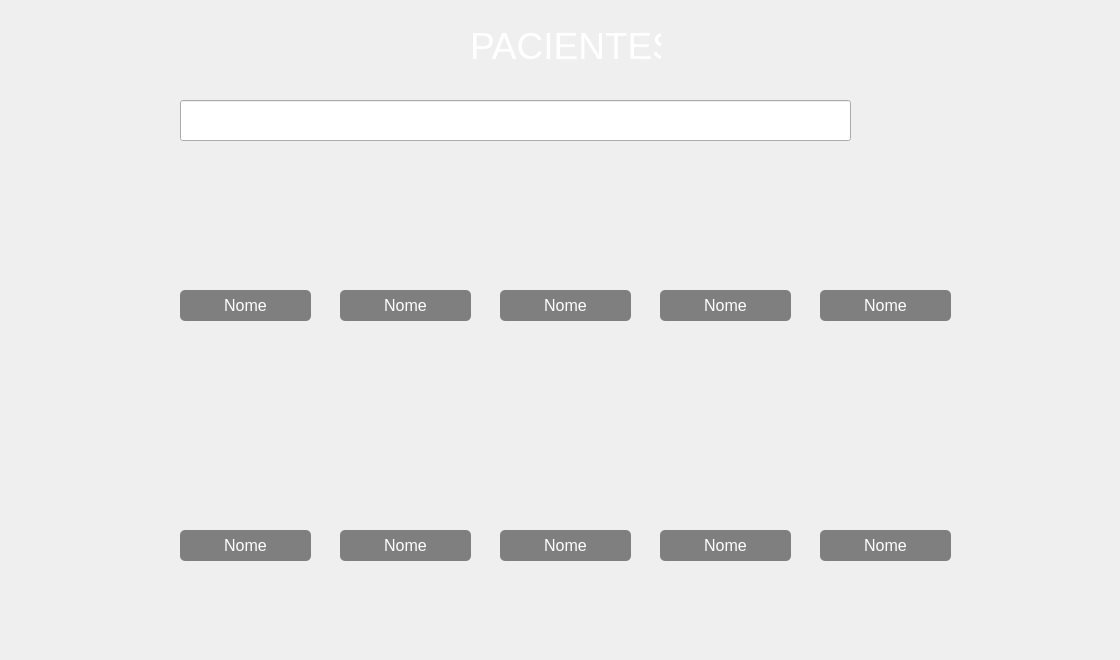
    <widget class="QWidget" name="pacientes">
     <widget class="QLabel" name="bgPaciente">
      <property name="geometry">
       <rect>
        <x>0</x>
        <y>0</y>
        <width>1111</width>
        <height>651</height>
       </rect>
      </property>
      <property name="font">
       <font>
        <pointsize>18</pointsize>
       </font>
      </property>
      <property name="styleSheet">
       <string notr="true"/>
      </property>
      <property name="text">
       <string/>
      </property>
      <property name="pixmap">
       <pixmap>imgs/bg.jpg</pixmap>
      </property>
      <property name="scaledContents">
       <bool>true</bool>
      </property>
     </widget>
     <widget class="QLineEdit" name="barraBusca">
      <property name="geometry">
       <rect>
        <x>180</x>
        <y>100</y>
        <width>671</width>
        <height>41</height>
       </rect>
      </property>
      <property name="font">
       <font>
        <pointsize>20</pointsize>
       </font>
      </property>
     </widget>
     <widget class="QLabel" name="lblBuscar">
      <property name="geometry">
       <rect>
        <x>850</x>
        <y>100</y>
        <width>51</width>
        <height>51</height>
       </rect>
      </property>
      <property name="cursor">
       <cursorShape>PointingHandCursor</cursorShape>
      </property>
      <property name="text">
       <string/>
      </property>
      <property name="pixmap">
       <pixmap>imgs/buscar.png</pixmap>
      </property>
      <property name="scaledContents">
       <bool>true</bool>
      </property>
     </widget>
     <widget class="QLabel" name="lblAdicionar">
      <property name="geometry">
       <rect>
        <x>900</x>
        <y>100</y>
        <width>51</width>
        <height>51</height>
       </rect>
      </property>
      <property name="cursor">
       <cursorShape>PointingHandCursor</cursorShape>
      </property>
      <property name="text">
       <string/>
      </property>
      <property name="pixmap">
       <pixmap>imgs/plus (1).png</pixmap>
      </property>
      <property name="scaledContents">
       <bool>true</bool>
      </property>
     </widget>
     <widget class="QLabel" name="label_5">
      <property name="geometry">
       <rect>
        <x>470</x>
        <y>20</y>
        <width>191</width>
        <height>51</height>
       </rect>
      </property>
      <property name="font">
       <font>
        <pointsize>28</pointsize>
       </font>
      </property>
      <property name="styleSheet">
       <string notr="true">color: rgb(255, 255, 255);</string>
      </property>
      <property name="text">
       <string>PACIENTES</string>
      </property>
     </widget>
     <widget class="QLabel" name="lblFotoPaciente">
      <property name="geometry">
       <rect>
        <x>180</x>
        <y>190</y>
        <width>131</width>
        <height>131</height>
       </rect>
      </property>
      <property name="text">
       <string/>
      </property>
      <property name="pixmap">
       <pixmap>imgs/paciente1-removebg-preview.png</pixmap>
      </property>
      <property name="scaledContents">
       <bool>true</bool>
      </property>
     </widget>
     <widget class="QLabel" name="lblEditar">
      <property name="geometry">
       <rect>
        <x>170</x>
        <y>320</y>
        <width>151</width>
        <height>41</height>
       </rect>
      </property>
      <property name="cursor">
       <cursorShape>PointingHandCursor</cursorShape>
      </property>
      <property name="text">
       <string/>
      </property>
      <property name="pixmap">
       <pixmap>imgs/btnEditar.png</pixmap>
      </property>
      <property name="scaledContents">
       <bool>true</bool>
      </property>
     </widget>
     <widget class="QLabel" name="lblExcluir">
      <property name="geometry">
       <rect>
        <x>170</x>
        <y>360</y>
        <width>151</width>
        <height>41</height>
       </rect>
      </property>
      <property name="cursor">
       <cursorShape>PointingHandCursor</cursorShape>
      </property>
      <property name="text">
       <string/>
      </property>
      <property name="pixmap">
       <pixmap>imgs/btnExcluir.png</pixmap>
      </property>
      <property name="scaledContents">
       <bool>true</bool>
      </property>
     </widget>
     <widget class="QLabel" name="lblEditar_2">
      <property name="geometry">
       <rect>
        <x>330</x>
        <y>320</y>
        <width>151</width>
        <height>41</height>
       </rect>
      </property>
      <property name="cursor">
       <cursorShape>PointingHandCursor</cursorShape>
      </property>
      <property name="text">
       <string/>
      </property>
      <property name="pixmap">
       <pixmap>imgs/btnEditar.png</pixmap>
      </property>
      <property name="scaledContents">
       <bool>true</bool>
      </property>
     </widget>
     <widget class="QLabel" name="lblExcluir_2">
      <property name="geometry">
       <rect>
        <x>330</x>
        <y>360</y>
        <width>151</width>
        <height>41</height>
       </rect>
      </property>
      <property name="cursor">
       <cursorShape>PointingHandCursor</cursorShape>
      </property>
      <property name="text">
       <string/>
      </property>
      <property name="pixmap">
       <pixmap>imgs/btnExcluir.png</pixmap>
      </property>
      <property name="scaledContents">
       <bool>true</bool>
      </property>
     </widget>
     <widget class="QLabel" name="lblFotoPaciente_2">
      <property name="geometry">
       <rect>
        <x>340</x>
        <y>190</y>
        <width>131</width>
        <height>131</height>
       </rect>
      </property>
      <property name="text">
       <string/>
      </property>
      <property name="pixmap">
       <pixmap>imgs/paciente1-removebg-preview.png</pixmap>
      </property>
      <property name="scaledContents">
       <bool>true</bool>
      </property>
     </widget>
     <widget class="QLabel" name="lblEditar_3">
      <property name="geometry">
       <rect>
        <x>490</x>
        <y>320</y>
        <width>151</width>
        <height>41</height>
       </rect>
      </property>
      <property name="cursor">
       <cursorShape>PointingHandCursor</cursorShape>
      </property>
      <property name="text">
       <string/>
      </property>
      <property name="pixmap">
       <pixmap>imgs/btnEditar.png</pixmap>
      </property>
      <property name="scaledContents">
       <bool>true</bool>
      </property>
     </widget>
     <widget class="QLabel" name="lblExcluir_3">
      <property name="geometry">
       <rect>
        <x>490</x>
        <y>360</y>
        <width>151</width>
        <height>41</height>
       </rect>
      </property>
      <property name="cursor">
       <cursorShape>PointingHandCursor</cursorShape>
      </property>
      <property name="text">
       <string/>
      </property>
      <property name="pixmap">
       <pixmap>imgs/btnExcluir.png</pixmap>
      </property>
      <property name="scaledContents">
       <bool>true</bool>
      </property>
     </widget>
     <widget class="QLabel" name="lblFotoPaciente_3">
      <property name="geometry">
       <rect>
        <x>500</x>
        <y>190</y>
        <width>131</width>
        <height>131</height>
       </rect>
      </property>
      <property name="text">
       <string/>
      </property>
      <property name="pixmap">
       <pixmap>imgs/paciente1-removebg-preview.png</pixmap>
      </property>
      <property name="scaledContents">
       <bool>true</bool>
      </property>
     </widget>
     <widget class="QLabel" name="lblEditar_4">
      <property name="geometry">
       <rect>
        <x>650</x>
        <y>320</y>
        <width>151</width>
        <height>41</height>
       </rect>
      </property>
      <property name="cursor">
       <cursorShape>PointingHandCursor</cursorShape>
      </property>
      <property name="text">
       <string/>
      </property>
      <property name="pixmap">
       <pixmap>imgs/btnEditar.png</pixmap>
      </property>
      <property name="scaledContents">
       <bool>true</bool>
      </property>
     </widget>
     <widget class="QLabel" name="lblExcluir_4">
      <property name="geometry">
       <rect>
        <x>650</x>
        <y>360</y>
        <width>151</width>
        <height>41</height>
       </rect>
      </property>
      <property name="cursor">
       <cursorShape>PointingHandCursor</cursorShape>
      </property>
      <property name="text">
       <string/>
      </property>
      <property name="pixmap">
       <pixmap>imgs/btnExcluir.png</pixmap>
      </property>
      <property name="scaledContents">
       <bool>true</bool>
      </property>
     </widget>
     <widget class="QLabel" name="lblFotoPaciente_4">
      <property name="geometry">
       <rect>
        <x>660</x>
        <y>190</y>
        <width>131</width>
        <height>131</height>
       </rect>
      </property>
      <property name="text">
       <string/>
      </property>
      <property name="pixmap">
       <pixmap>imgs/paciente1-removebg-preview.png</pixmap>
      </property>
      <property name="scaledContents">
       <bool>true</bool>
      </property>
     </widget>
     <widget class="QLabel" name="lblEditar_5">
      <property name="geometry">
       <rect>
        <x>810</x>
        <y>320</y>
        <width>151</width>
        <height>41</height>
       </rect>
      </property>
      <property name="cursor">
       <cursorShape>PointingHandCursor</cursorShape>
      </property>
      <property name="text">
       <string/>
      </property>
      <property name="pixmap">
       <pixmap>imgs/btnEditar.png</pixmap>
      </property>
      <property name="scaledContents">
       <bool>true</bool>
      </property>
     </widget>
     <widget class="QLabel" name="lblExcluir_5">
      <property name="geometry">
       <rect>
        <x>810</x>
        <y>360</y>
        <width>151</width>
        <height>41</height>
       </rect>
      </property>
      <property name="cursor">
       <cursorShape>PointingHandCursor</cursorShape>
      </property>
      <property name="text">
       <string/>
      </property>
      <property name="pixmap">
       <pixmap>imgs/btnExcluir.png</pixmap>
      </property>
      <property name="scaledContents">
       <bool>true</bool>
      </property>
     </widget>
     <widget class="QLabel" name="lblFotoPaciente_5">
      <property name="geometry">
       <rect>
        <x>820</x>
        <y>190</y>
        <width>131</width>
        <height>131</height>
       </rect>
      </property>
      <property name="text">
       <string/>
      </property>
      <property name="pixmap">
       <pixmap>imgs/paciente1-removebg-preview.png</pixmap>
      </property>
      <property name="scaledContents">
       <bool>true</bool>
      </property>
     </widget>
     <widget class="QLabel" name="lblEditar_6">
      <property name="geometry">
       <rect>
        <x>650</x>
        <y>560</y>
        <width>151</width>
        <height>41</height>
       </rect>
      </property>
      <property name="cursor">
       <cursorShape>PointingHandCursor</cursorShape>
      </property>
      <property name="text">
       <string/>
      </property>
      <property name="pixmap">
       <pixmap>imgs/btnEditar.png</pixmap>
      </property>
      <property name="scaledContents">
       <bool>true</bool>
      </property>
     </widget>
     <widget class="QLabel" name="lblEditar_7">
      <property name="geometry">
       <rect>
        <x>170</x>
        <y>560</y>
        <width>151</width>
        <height>41</height>
       </rect>
      </property>
      <property name="cursor">
       <cursorShape>PointingHandCursor</cursorShape>
      </property>
      <property name="text">
       <string/>
      </property>
      <property name="pixmap">
       <pixmap>imgs/btnEditar.png</pixmap>
      </property>
      <property name="scaledContents">
       <bool>true</bool>
      </property>
     </widget>
     <widget class="QLabel" name="lblExcluir_6">
      <property name="geometry">
       <rect>
        <x>490</x>
        <y>600</y>
        <width>151</width>
        <height>41</height>
       </rect>
      </property>
      <property name="cursor">
       <cursorShape>PointingHandCursor</cursorShape>
      </property>
      <property name="text">
       <string/>
      </property>
      <property name="pixmap">
       <pixmap>imgs/btnExcluir.png</pixmap>
      </property>
      <property name="scaledContents">
       <bool>true</bool>
      </property>
     </widget>
     <widget class="QLabel" name="lblEditar_8">
      <property name="geometry">
       <rect>
        <x>810</x>
        <y>560</y>
        <width>151</width>
        <height>41</height>
       </rect>
      </property>
      <property name="cursor">
       <cursorShape>PointingHandCursor</cursorShape>
      </property>
      <property name="text">
       <string/>
      </property>
      <property name="pixmap">
       <pixmap>imgs/btnEditar.png</pixmap>
      </property>
      <property name="scaledContents">
       <bool>true</bool>
      </property>
     </widget>
     <widget class="QLabel" name="lblExcluir_7">
      <property name="geometry">
       <rect>
        <x>810</x>
        <y>600</y>
        <width>151</width>
        <height>41</height>
       </rect>
      </property>
      <property name="cursor">
       <cursorShape>PointingHandCursor</cursorShape>
      </property>
      <property name="text">
       <string/>
      </property>
      <property name="pixmap">
       <pixmap>imgs/btnExcluir.png</pixmap>
      </property>
      <property name="scaledContents">
       <bool>true</bool>
      </property>
     </widget>
     <widget class="QLabel" name="lblExcluir_8">
      <property name="geometry">
       <rect>
        <x>650</x>
        <y>600</y>
        <width>151</width>
        <height>41</height>
       </rect>
      </property>
      <property name="cursor">
       <cursorShape>PointingHandCursor</cursorShape>
      </property>
      <property name="text">
       <string/>
      </property>
      <property name="pixmap">
       <pixmap>imgs/btnExcluir.png</pixmap>
      </property>
      <property name="scaledContents">
       <bool>true</bool>
      </property>
     </widget>
     <widget class="QLabel" name="lblFotoPaciente_6">
      <property name="geometry">
       <rect>
        <x>500</x>
        <y>430</y>
        <width>131</width>
        <height>131</height>
       </rect>
      </property>
      <property name="text">
       <string/>
      </property>
      <property name="pixmap">
       <pixmap>imgs/paciente1-removebg-preview.png</pixmap>
      </property>
      <property name="scaledContents">
       <bool>true</bool>
      </property>
     </widget>
     <widget class="QLabel" name="lblEditar_9">
      <property name="geometry">
       <rect>
        <x>330</x>
        <y>560</y>
        <width>151</width>
        <height>41</height>
       </rect>
      </property>
      <property name="cursor">
       <cursorShape>PointingHandCursor</cursorShape>
      </property>
      <property name="text">
       <string/>
      </property>
      <property name="pixmap">
       <pixmap>imgs/btnEditar.png</pixmap>
      </property>
      <property name="scaledContents">
       <bool>true</bool>
      </property>
     </widget>
     <widget class="QLabel" name="lblFotoPaciente_7">
      <property name="geometry">
       <rect>
        <x>820</x>
        <y>430</y>
        <width>131</width>
        <height>131</height>
       </rect>
      </property>
      <property name="text">
       <string/>
      </property>
      <property name="pixmap">
       <pixmap>imgs/paciente1-removebg-preview.png</pixmap>
      </property>
      <property name="scaledContents">
       <bool>true</bool>
      </property>
     </widget>
     <widget class="QLabel" name="lblFotoPaciente_8">
      <property name="geometry">
       <rect>
        <x>660</x>
        <y>430</y>
        <width>131</width>
        <height>131</height>
       </rect>
      </property>
      <property name="text">
       <string/>
      </property>
      <property name="pixmap">
       <pixmap>imgs/paciente1-removebg-preview.png</pixmap>
      </property>
      <property name="scaledContents">
       <bool>true</bool>
      </property>
     </widget>
     <widget class="QLabel" name="lblExcluir_9">
      <property name="geometry">
       <rect>
        <x>330</x>
        <y>600</y>
        <width>151</width>
        <height>41</height>
       </rect>
      </property>
      <property name="cursor">
       <cursorShape>PointingHandCursor</cursorShape>
      </property>
      <property name="text">
       <string/>
      </property>
      <property name="pixmap">
       <pixmap>imgs/btnExcluir.png</pixmap>
      </property>
      <property name="scaledContents">
       <bool>true</bool>
      </property>
     </widget>
     <widget class="QLabel" name="lblExcluir_10">
      <property name="geometry">
       <rect>
        <x>170</x>
        <y>600</y>
        <width>151</width>
        <height>41</height>
       </rect>
      </property>
      <property name="cursor">
       <cursorShape>PointingHandCursor</cursorShape>
      </property>
      <property name="text">
       <string/>
      </property>
      <property name="pixmap">
       <pixmap>imgs/btnExcluir.png</pixmap>
      </property>
      <property name="scaledContents">
       <bool>true</bool>
      </property>
     </widget>
     <widget class="QLabel" name="lblEditar_10">
      <property name="geometry">
       <rect>
        <x>490</x>
        <y>560</y>
        <width>151</width>
        <height>41</height>
       </rect>
      </property>
      <property name="cursor">
       <cursorShape>PointingHandCursor</cursorShape>
      </property>
      <property name="text">
       <string/>
      </property>
      <property name="pixmap">
       <pixmap>imgs/btnEditar.png</pixmap>
      </property>
      <property name="scaledContents">
       <bool>true</bool>
      </property>
     </widget>
     <widget class="QLabel" name="lblFotoPaciente_9">
      <property name="geometry">
       <rect>
        <x>340</x>
        <y>430</y>
        <width>131</width>
        <height>131</height>
       </rect>
      </property>
      <property name="text">
       <string/>
      </property>
      <property name="pixmap">
       <pixmap>imgs/paciente1-removebg-preview.png</pixmap>
      </property>
      <property name="scaledContents">
       <bool>true</bool>
      </property>
     </widget>
     <widget class="QLabel" name="lblFotoPaciente_10">
      <property name="geometry">
       <rect>
        <x>180</x>
        <y>430</y>
        <width>131</width>
        <height>131</height>
       </rect>
      </property>
      <property name="text">
       <string/>
      </property>
      <property name="pixmap">
       <pixmap>imgs/paciente1-removebg-preview.png</pixmap>
      </property>
      <property name="scaledContents">
       <bool>true</bool>
      </property>
     </widget>
     <widget class="QLabel" name="lblUserName">
      <property name="geometry">
       <rect>
        <x>180</x>
        <y>290</y>
        <width>131</width>
        <height>31</height>
       </rect>
      </property>
      <property name="font">
       <font>
        <pointsize>12</pointsize>
       </font>
      </property>
      <property name="styleSheet">
       <string notr="true">background-color: rgba(50, 50, 50, 150);
color: white;  
padding: 5px;
border-radius: 5px;</string>
      </property>
      <property name="text">
       <string>Nome</string>
      </property>
      <property name="alignment">
       <set>Qt::AlignCenter</set>
      </property>
     </widget>
     <widget class="QLabel" name="lblUserName_2">
      <property name="geometry">
       <rect>
        <x>340</x>
        <y>290</y>
        <width>131</width>
        <height>31</height>
       </rect>
      </property>
      <property name="font">
       <font>
        <pointsize>12</pointsize>
       </font>
      </property>
      <property name="styleSheet">
       <string notr="true">background-color: rgba(50, 50, 50, 150);
color: white;  
padding: 5px;
border-radius: 5px;</string>
      </property>
      <property name="text">
       <string>Nome</string>
      </property>
      <property name="alignment">
       <set>Qt::AlignCenter</set>
      </property>
     </widget>
     <widget class="QLabel" name="lblUserName_3">
      <property name="geometry">
       <rect>
        <x>660</x>
        <y>290</y>
        <width>131</width>
        <height>31</height>
       </rect>
      </property>
      <property name="font">
       <font>
        <pointsize>12</pointsize>
       </font>
      </property>
      <property name="styleSheet">
       <string notr="true">background-color: rgba(50, 50, 50, 150);
color: white;  
padding: 5px;
border-radius: 5px;</string>
      </property>
      <property name="text">
       <string>Nome</string>
      </property>
      <property name="alignment">
       <set>Qt::AlignCenter</set>
      </property>
     </widget>
     <widget class="QLabel" name="lblUserName_4">
      <property name="geometry">
       <rect>
        <x>500</x>
        <y>290</y>
        <width>131</width>
        <height>31</height>
       </rect>
      </property>
      <property name="font">
       <font>
        <pointsize>12</pointsize>
       </font>
      </property>
      <property name="styleSheet">
       <string notr="true">background-color: rgba(50, 50, 50, 150);
color: white;  
padding: 5px;
border-radius: 5px;</string>
      </property>
      <property name="text">
       <string>Nome</string>
      </property>
      <property name="alignment">
       <set>Qt::AlignCenter</set>
      </property>
     </widget>
     <widget class="QLabel" name="lblUserName_5">
      <property name="geometry">
       <rect>
        <x>820</x>
        <y>290</y>
        <width>131</width>
        <height>31</height>
       </rect>
      </property>
      <property name="font">
       <font>
        <pointsize>12</pointsize>
       </font>
      </property>
      <property name="styleSheet">
       <string notr="true">background-color: rgba(50, 50, 50, 150);
color: white;  
padding: 5px;
border-radius: 5px;</string>
      </property>
      <property name="text">
       <string>Nome</string>
      </property>
      <property name="alignment">
       <set>Qt::AlignCenter</set>
      </property>
     </widget>
     <widget class="QLabel" name="lblUserName_6">
      <property name="geometry">
       <rect>
        <x>340</x>
        <y>530</y>
        <width>131</width>
        <height>31</height>
       </rect>
      </property>
      <property name="font">
       <font>
        <pointsize>12</pointsize>
       </font>
      </property>
      <property name="styleSheet">
       <string notr="true">background-color: rgba(50, 50, 50, 150);
color: white;  
padding: 5px;
border-radius: 5px;</string>
      </property>
      <property name="text">
       <string>Nome</string>
      </property>
      <property name="alignment">
       <set>Qt::AlignCenter</set>
      </property>
     </widget>
     <widget class="QLabel" name="lblUserName_7">
      <property name="geometry">
       <rect>
        <x>820</x>
        <y>530</y>
        <width>131</width>
        <height>31</height>
       </rect>
      </property>
      <property name="font">
       <font>
        <pointsize>12</pointsize>
       </font>
      </property>
      <property name="styleSheet">
       <string notr="true">background-color: rgba(50, 50, 50, 150);
color: white;  
padding: 5px;
border-radius: 5px;</string>
      </property>
      <property name="text">
       <string>Nome</string>
      </property>
      <property name="alignment">
       <set>Qt::AlignCenter</set>
      </property>
     </widget>
     <widget class="QLabel" name="lblUserName_8">
      <property name="geometry">
       <rect>
        <x>500</x>
        <y>530</y>
        <width>131</width>
        <height>31</height>
       </rect>
      </property>
      <property name="font">
       <font>
        <pointsize>12</pointsize>
       </font>
      </property>
      <property name="styleSheet">
       <string notr="true">background-color: rgba(50, 50, 50, 150);
color: white;  
padding: 5px;
border-radius: 5px;</string>
      </property>
      <property name="text">
       <string>Nome</string>
      </property>
      <property name="alignment">
       <set>Qt::AlignCenter</set>
      </property>
     </widget>
     <widget class="QLabel" name="lblUserName_9">
      <property name="geometry">
       <rect>
        <x>180</x>
        <y>530</y>
        <width>131</width>
        <height>31</height>
       </rect>
      </property>
      <property name="font">
       <font>
        <pointsize>12</pointsize>
       </font>
      </property>
      <property name="styleSheet">
       <string notr="true">background-color: rgba(50, 50, 50, 150);
color: white;  
padding: 5px;
border-radius: 5px;</string>
      </property>
      <property name="text">
       <string>Nome</string>
      </property>
      <property name="alignment">
       <set>Qt::AlignCenter</set>
      </property>
     </widget>
     <widget class="QLabel" name="lblUserName_10">
      <property name="geometry">
       <rect>
        <x>660</x>
        <y>530</y>
        <width>131</width>
        <height>31</height>
       </rect>
      </property>
      <property name="font">
       <font>
        <pointsize>12</pointsize>
       </font>
      </property>
      <property name="styleSheet">
       <string notr="true">background-color: rgba(50, 50, 50, 150);
color: white;  
padding: 5px;
border-radius: 5px;</string>
      </property>
      <property name="text">
       <string>Nome</string>
      </property>
      <property name="alignment">
       <set>Qt::AlignCenter</set>
      </property>
     </widget>
    </widget>
